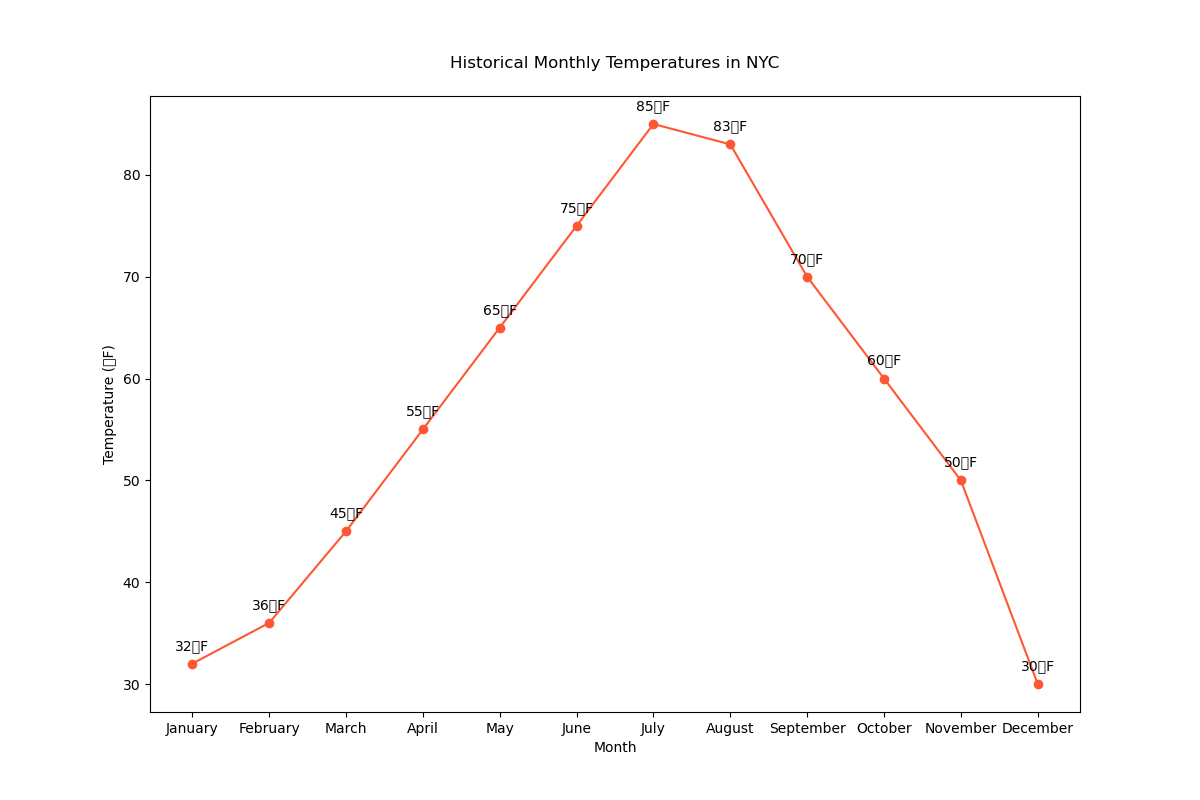

Write the Python code that produced this figure.

import matplotlib.pyplot as plt

# Data
months = ['January', 'February', 'March', 'April', 'May', 'June', 'July', 'August', 'September', 'October', 'November', 'December']
average_temperature_f = [32, 36, 45, 55, 65, 75, 85, 83, 70, 60, 50, 30]

# Modify color scheme with color codes, change figure size, change trend by slightly altering temperatures
plt.figure(figsize=(12, 8))
plt.plot(months, average_temperature_f, color='#ff5733', marker='o')  # Trend with color code

# Adding labels with annotations
for i, (month, temp) in enumerate(zip(months, average_temperature_f)):
    plt.annotate(f'{temp}°F', (month, temp), textcoords="offset points", xytext=(0,10), ha='center')

# Adding title and labels
plt.title('Historical Monthly Temperatures in NYC', pad=20)
plt.xlabel('Month')
plt.ylabel('Temperature (°F)')

# Display chart
plt.show()
